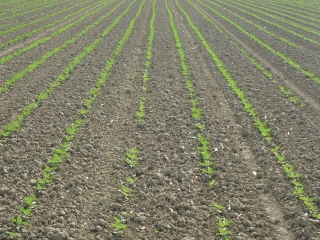
#> input picture data/crop_row_258.JPG, 320 x 240 px
$ python row_detect.py
#> lines starting #> are read from the running program, lines starting #| are printed output that depends on the picture; after the words box and inside, x2 and y2 are one past the last pixel; in counts of white or black regions, pixels touching at a corner belong together
### row_helpers.py
import cv2 as cv
from skimage.draw import line as skidline
from scipy.signal import argrelextrema, savgol_filter
from skspatial.objects import Line
import numpy as np
import matplotlib.pyplot as plt


def binary_simple(img):
    """
    Takes BGR image, converts to HSV, and then using preset threshold values,
    converts to binary image, selecting green sections of image.

    Args:
        img (MatLike): BGR image of a field

    Returns:
        MatLike: binary image (green sections of field)
    """

    # Hue thresholds
    h_low = 35
    h_upper = 85

    # Saturation thresholds
    s_low = 50
    s_upper = 215

    # Value thresholds
    v_low = 60
    v_upper = 200

    # Converts BGR inage to HSV
    hsv_image = cv.cvtColor(img, cv.COLOR_BGR2HSV)

    # Converts HSV image to binary based on hard-coded thresholds
    hsv_binary_image = cv.inRange(
        hsv_image, (h_low, s_low, v_low), (h_upper, s_upper, v_upper)
    )

    return hsv_binary_image


def find_best_counts(binary_img):
    """
    Determines best line for each pixel in the bottom row

    Args:
        binary_img (MatLike): Binary image with green regions selected

    Returns:
        NDArray: array of top row pixels that correspond to the best line
            originating from each bottom pixel
        NDArray: array of number of green pixels for the line originating at
            each bottom pixel
    """

    # Get shape of image
    (height, width) = binary_img.shape[:2]

    # Initialize arrays to hold counts and top points
    best_count = np.zeros(width)
    best_top = np.zeros(width)

    # Loop through bottom and top points
    for bottom in range(width):
        for top in range(width):
            # Calculate line between 2 given pixels
            rr, cc = skidline(height - 1, bottom, 0, top)

            # Count nonzero (green) points along line
            # divide by total number of points along line
            count = cv.countNonZero(binary_img[rr, cc]) / len(rr)

            # Set new best line for this bottom point
            if count > best_count[bottom]:
                best_top[bottom] = top
                best_count[bottom] = count

    return best_top, best_count


def draw_peak_lines(img, count, top, height):
    """_summary_

    Args:
        img (MatLike): BGR image of field
        count (NPArray): array of green pixel ratio for all best lines
        top (NPArray): array of top ends of all best lines
        height (int): height of image
    """

    # Smooth peaks and choose relative maxima for green pixel ratio
    peaks = argrelextrema(
        savgol_filter(count, 20, 5), np.greater, order=int(len(count) / 5)
    )
    print(peaks)

    # For each row estimate, draw a line on the image
    for bottom_peak in peaks[0]:
        cv.line(
            img,
            (int(bottom_peak), height - 1),
            (int(top[int(bottom_peak)]), 0),
            (0, 0, 255),
            4,
        )

    # [10 lines of commented-out code are left out]


# [18 lines left out: function calc_path, not called in this run]

### row_detect.py
import cv2 as cv
import random
from row_helpers import binary_simple, find_best_counts, draw_peak_lines

# Option 1: Use specific image file in ./data directory
filename = "crop_row_258.JPG"

# Option 2: Use random image from CRBD dataset if filename not specified
if filename == "":
    filename = f"crop_row_{random.randint(1, 281):03}.JPG"
    filepath = f"./data/CRBD/Images/{filename}"
else:
    filepath = f"./data/{filename}"

# Read image file into OpenCV/numpy formal
img = cv.imread(filepath, flags=cv.IMREAD_COLOR)
#> img is the input picture: shape (240, 320, 3); mean B, G, R 105.2, 128.7, 128.7

# Convert to HSV and calculate binary thresholded image (find green pixels)
binary_img = binary_simple(img)
#> in binary_simple, `hsv_image = cv.cvtColor(img, cv.COLOR_BGR2HSV)`: hsv_image: shape (240, 320, 3); mean H, S, V 27.6, 51.2, 132.1
#> in binary_simple, `hsv_binary_image = cv.inRange( hsv_image, (h_low, s_low, v_low), (h_up..`:
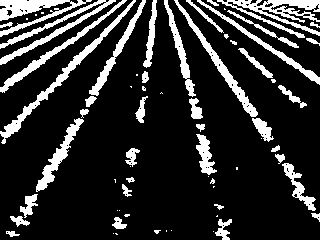
#> hsv_binary_image: shape (240, 320); 17.7% white; 68 white regions (27 under 20 px), largest, box (x1, y1, x2, y2) and area: (217, 0, 320, 38) 1395, (0, 0, 136, 144) 1225, (0, 0, 92, 37) 1139

# Calculate height and width of image
(height, width) = binary_img.shape[:2]
#> height = 240; width = 320

# Find best row estimate for each bottom pixel
top, count = find_best_counts(binary_img)
#> after the loop in find_best_counts, `for bottom in range(width):`: best_count = 320 values, max 0.908 at index 10, min 0.212 at index 265, mean 0.356; best_top = 320 values, max 315 at index 148, min 0 at index 65, mean 149
#> top has the same summary as best_top in find_best_counts; count has the same summary as best_count in find_best_counts

# Find best estimates for rows and add to image
draw_peak_lines(img, count, top, height)
#> in draw_peak_lines, `peaks = argrelextrema( savgol_filter(count, 20, 5), np.greater, order=..`: peaks = ([10, 120, 225],)
#| (array([ 10, 120, 225]),)
#> the loop in draw_peak_lines, `for bottom_peak in peaks[0]:` made 3 passes
#> bottom_peak on passes 1 to 3: 10, 120, 225
#> after the loop in draw_peak_lines, `for bottom_peak in peaks[0]:`:
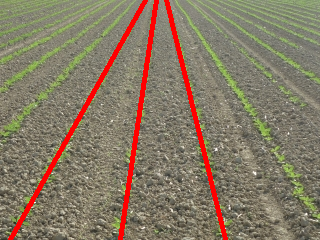
#> img: shape (240, 320, 3); 4.88% of pixels changed, all inside (x1, y1, x2, y2) = (8, 0, 228, 240)

# Display image with row estimates
cv.imshow("Display window", img)

# Display binary image
cv.imshow("hsv_binary window", binary_img)

# Export images
cv.imwrite(f"./data/outputs/{filename}", img)
cv.imwrite(f"./data/outputs/binary_{filename}", binary_img)

k = cv.waitKey(0)
#> (key Esc is pressed here)

$ run again, with data/shrink1.jpg copied over data/crop_row_258.JPG
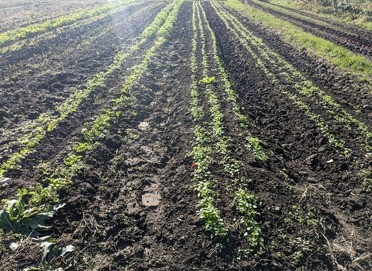
#> input picture data/shrink1.jpg, 372 x 271 px
#> img is the input picture: shape (271, 372, 3); mean B, G, R 93.1, 101.6, 100.6
#> hsv_image: shape (271, 372, 3); mean H, S, V 56.9, 39.6, 104.9
#> in binary_simple, `hsv_binary_image = cv.inRange( hsv_image, (h_low, s_low, v_low), (h_up..`:
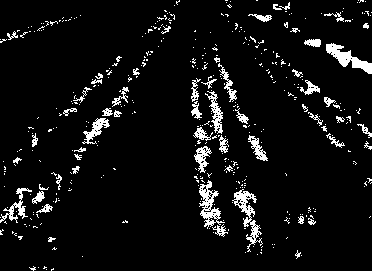
#> hsv_binary_image: shape (271, 372); 6.5% white in thin lines or dots
#> after the loop in find_best_counts, `for bottom in range(width):`: best_count = 372 values, max 0.391 at index 208, min 0.107 at index 62, mean 0.205; best_top = 372 values, max 361 at index 70, min 1 at index 60, mean 206.2
#> top has the same summary as best_top in find_best_counts; count has the same summary as best_count in find_best_counts
#> peaks = ([1, 209],)
#| (array([  1, 209]),)
#> the loop in draw_peak_lines, `for bottom_peak in peaks[0]:` made 2 passes
#> bottom_peak on pass 2: 209
#> after the loop in draw_peak_lines, `for bottom_peak in peaks[0]:`:
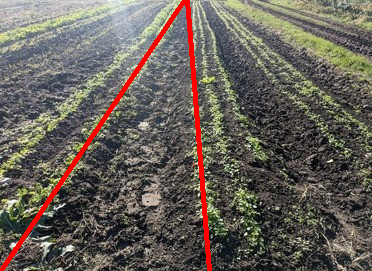
#> img: shape (271, 372, 3); 2.88% of pixels changed, all inside (x1, y1, x2, y2) = (0, 0, 212, 271)

$ run again, with data/test_image.JPG copied over data/crop_row_258.JPG
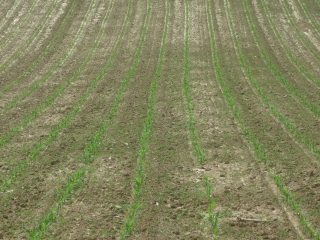
#> input picture data/test_image.JPG, 320 x 240 px
#> img is the input picture: shape (240, 320, 3); mean B, G, R 94, 132.3, 130.9
#> hsv_image: shape (240, 320, 3); mean H, S, V 30.3, 78.9, 135
#> in binary_simple, `hsv_binary_image = cv.inRange( hsv_image, (h_low, s_low, v_low), (h_up..`:
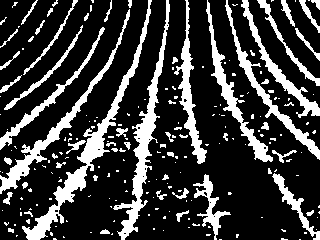
#> hsv_binary_image: shape (240, 320); 22.8% white; 212 white regions (158 under 20 px), largest, box (x1, y1, x2, y2) and area: (22, 0, 152, 240) 2665, (113, 0, 170, 240) 2207, (0, 9, 130, 194) 1657
#> after the loop in find_best_counts, `for bottom in range(width):`: best_count = 320 values, max 0.95 at index 125, min 0.296 at index 157, mean 0.502; best_top = 320 values, max 289 at index 14, min 81 at index 157, mean 183.6
#> top has the same summary as best_top in find_best_counts; count has the same summary as best_count in find_best_counts
#> peaks = ([38, 127, 217, 316],)
#| (array([ 38, 127, 217, 316]),)
#> the loop in draw_peak_lines, `for bottom_peak in peaks[0]:` made 4 passes
#> bottom_peak on passes 1 to 4: 38, 127, 217, 316
#> after the loop in draw_peak_lines, `for bottom_peak in peaks[0]:`:
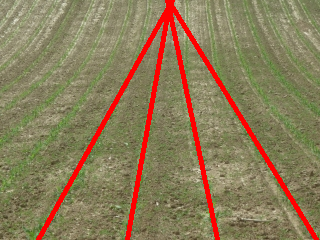
#> img: shape (240, 320, 3); 6.44% of pixels changed, all inside (x1, y1, x2, y2) = (36, 0, 319, 240)

$ run again, with data/test_image2.JPG copied over data/crop_row_258.JPG
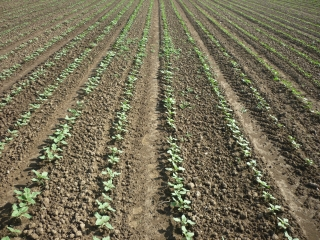
#> input picture data/test_image2.JPG, 320 x 240 px
#> img is the input picture: shape (240, 320, 3); mean B, G, R 86.8, 111.3, 117.8
#> hsv_image: shape (240, 320, 3); mean H, S, V 24, 73.9, 119.6
#> in binary_simple, `hsv_binary_image = cv.inRange( hsv_image, (h_low, s_low, v_low), (h_up..`:
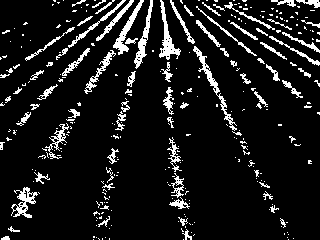
#> hsv_binary_image: shape (240, 320); 10.2% white in thin lines or dots
#> after the loop in find_best_counts, `for bottom in range(width):`: best_count = 320 values, max 0.633 at index 180, min 0.167 at index 138, mean 0.287; best_top = 320 values, max 190 at index 263, min 90 at index 264, mean 152.6
#> top has the same summary as best_top in find_best_counts; count has the same summary as best_count in find_best_counts
#> peaks = ([2, 93, 181, 289],)
#| (array([  2,  93, 181, 289]),)
#> the loop in draw_peak_lines, `for bottom_peak in peaks[0]:` made 4 passes
#> bottom_peak on passes 1 to 4: 2, 93, 181, 289
#> after the loop in draw_peak_lines, `for bottom_peak in peaks[0]:`:
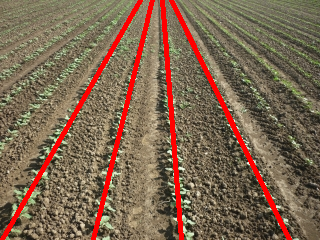
#> img: shape (240, 320, 3); 6.62% of pixels changed, all inside (x1, y1, x2, y2) = (0, 0, 292, 240)
